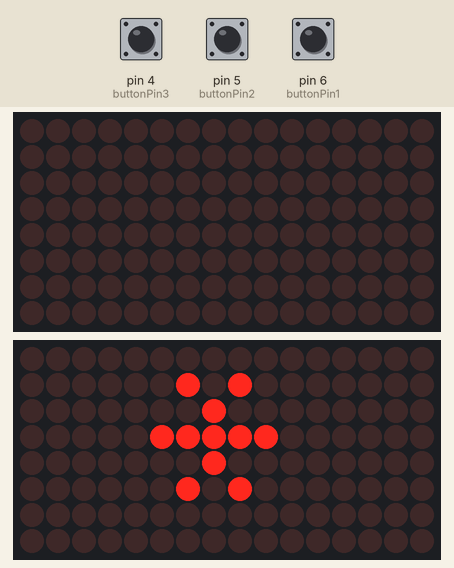
Bench run of a sketch on a simulated Arduino Uno, built with avr-gcc and run on an emulated ATmega328P. Parts: 2 × 16×8 LED matrix. The inputs (shaded band) are chosen by the test bench; at power-on: pin 4 (buttonPin3) HIGH, pin 5 (buttonPin2) LOW, pin 6 (buttonPin1) LOW.

Above: at 1.2 s.
1.3 s: pin 4 (buttonPin3) pulled LOW for 0.15 s
At 3.0 s:
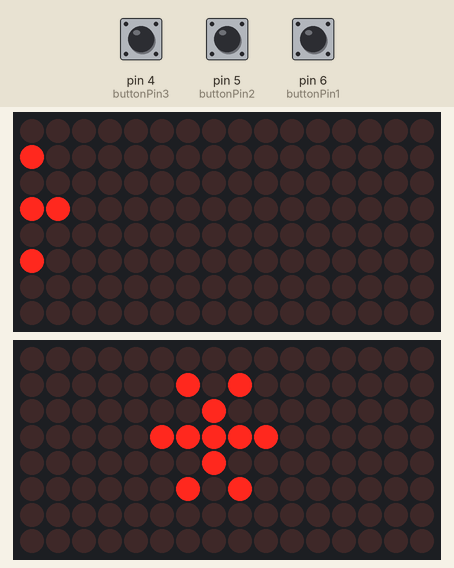
3.2 s: pin 4 (buttonPin3) pulled LOW for 1 s
At 9.1 s:
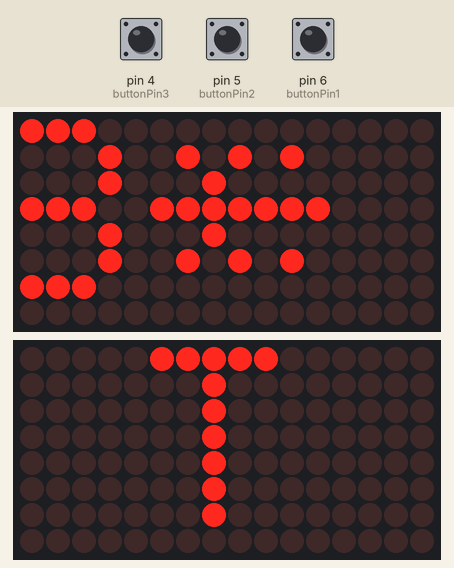
At 11.7 s:
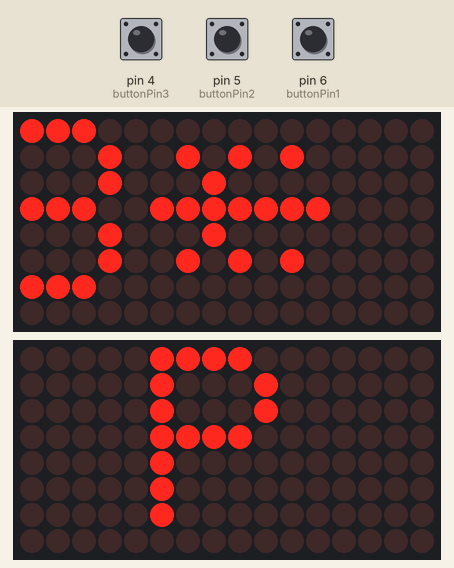

The sketch:

prueba.ino
```cpp
/* Basic example code for MAX7219 LED dot matrix display with Arduino. More info: https://www.makerguides.com */
// Include the required Arduino libraries:
#include <MD_Parola.h>
#include <MD_MAX72xx.h>
#include <SPI.h>
// Define hardware type, size, and output pins:
#define HARDWARE_TYPE MD_MAX72XX::FC16_HW
#define maximo 2
#define CS_PIN 10
// Create a new instance of the MD_Parola class with hardware SPI connection:
//MD_Parola myDisplay = MD_Parola(HARDWARE_TYPE, CS_PIN, maximo);
// Setup for software SPI:
 #define DATA_PIN 11
 #define CLK_PIN 13
 MD_Parola myDisplay = MD_Parola(HARDWARE_TYPE, DATA_PIN, CLK_PIN, CS_PIN, maximo);
 MD_Parola P = MD_Parola(HARDWARE_TYPE, DATA_PIN, CLK_PIN, CS_PIN, maximo);
const int buttonPin1 = 6;
const int buttonPin2 = 5;
const int buttonPin3 = 4;

#define PAUSE_TIME  1000

#define  DEBUG  0

#if  DEBUG
#define PRINT(s, x) { Serial.print(F(s)); Serial.print(x); }
#define PRINTS(x) Serial.print(F(x))
#define PRINTX(x) Serial.println(x, HEX)
#else
#define PRINT(s, x)
#define PRINTS(x)
#define PRINTX(x)
#endif

typedef struct
{
  uint8_t spacing;  // character spacing
  const char *msg;  // message to display
} msgDef_t;

msgDef_t  M[] =
{
  { 1, "*" },
  { 0, "T" },
  { 1, "P" },
  { 0, "1" },
  { 1, "-" },
  { 0, "G" },
  { 1, "R" },
  { 0, "U" },
  { 1, "P" },
  { 0, "O" },
  { 1, "#" },
  { 0, "3" },
  { 1, "-" },
  { 0, "S" },
  { 1, "E" },
  { 0, "C" },
  { 1, "C" },
  { 0, "I" },
  { 1, "O" },
  { 0, "N" },
  { 1, "-" },
  { 0, "B" },
  { 1, "*" }
};
#define MAX_STRINGS  (sizeof(M)/sizeof(M[0]))

static uint8_t n = -1;

void setup() {
  pinMode(buttonPin1, INPUT);
  pinMode(buttonPin2, INPUT);
  pinMode(buttonPin3, INPUT);
  // Intialize the object:
  Serial.begin(57600);
  myDisplay.begin();
  P.begin();
  P.setCharSpacing(M[0].spacing);
  P.displayText(M[0].msg, PA_CENTER, myDisplay.getSpeed(), PAUSE_TIME, PA_SCROLL_LEFT, PA_SCROLL_LEFT);
  // Set the intensity (brightness) of the display (0-15):
  myDisplay.setIntensity(5);
  // Clear the display:
  myDisplay.displayClear();
  myDisplay.displayText("*TP1 - GRUPO 3 - SECCION B*", PA_LEFT, 100, 0, PA_SCROLL_LEFT, PA_SCROLL_LEFT);
}

void loop(void) {
  if(digitalRead(buttonPin3) == LOW){
    P.displayReset();
    n=1;
    delay(100);
    letrero();
    }
    else{
      myDisplay.displayReset();
      delay(100);
      cambio();
      }
}

void letrero(void){
  if (digitalRead(buttonPin1) == HIGH) {
    myDisplay.setTextEffect(PA_SCROLL_LEFT, PA_SCROLL_LEFT);

    if(digitalRead(buttonPin2)== HIGH){
    int velocidad = 400;
    int slide_scroll_speed = map(velocidad, 1023, 0, 400, 15);
    myDisplay.setSpeed(slide_scroll_speed);

    }else{
    int velocidad = 200;
    int slide_scroll_speed = map(velocidad, 1023, 0, 400, 15);
    myDisplay.setSpeed(slide_scroll_speed);
      }

  }else{
    myDisplay.setTextEffect(PA_SCROLL_RIGHT, PA_SCROLL_RIGHT);
    if(digitalRead(buttonPin2)== HIGH){
    int velocidad = 400;
    int slide_scroll_speed = map(velocidad, 1023, 0, 400, 15);
    myDisplay.setSpeed(slide_scroll_speed);

    }else{
    int velocidad = 200;
    int slide_scroll_speed = map(velocidad, 1023, 0, 400, 15);
    myDisplay.setSpeed(slide_scroll_speed);
      }
  }

  if (myDisplay.displayAnimate()) {
    myDisplay.displayReset();
  }
  }

void cambio(void){
   //static uint8_t n = 1;

  if (P.displayAnimate())
  {
    P.setTextBuffer(M[n].msg);
    P.setCharSpacing(M[n].spacing);
    P.displayReset();
    n = (n + 1) % MAX_STRINGS;
  }
  }
```

Measured:
- after the input at 1.3 s, the display: first changes after 0.11 s (image 1 shows a later state)
- what the display in image 2 shows lasts 1.0 s, from 8.3 s to 9.3 s
